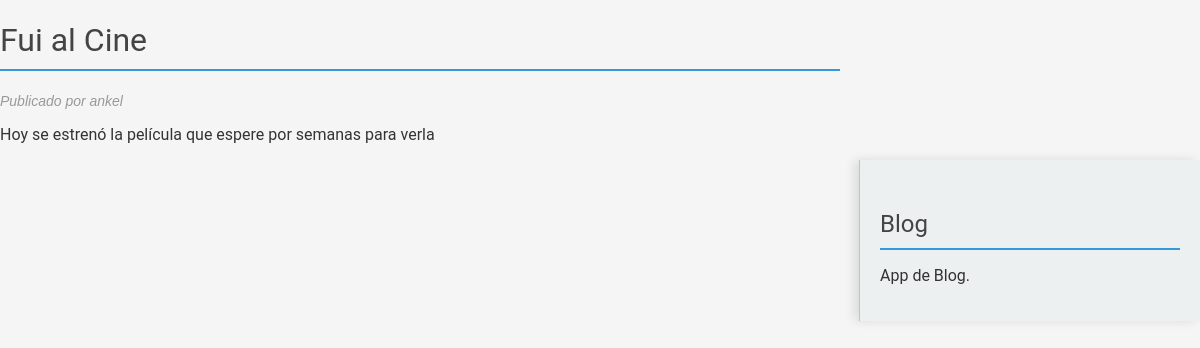
Page /blog/2023/12/1/fui-al-cine/ on the committed database.
### blog/models.py (models this page shows, shortened)
class Post(models.Model):
    STATUS_CHOICES = (
        ('borrador', 'Borrador'),
        ('publicado', 'Publicado'),
    )
    titulo = models.CharField(max_length=250)
    slug = models.SlugField(max_length=250,
                            unique_for_date='fechapub')
    autor = models.ForeignKey(User,
                              on_delete=models.CASCADE,
                              related_name='entradas_blog')
    cuerpo = models.TextField()
    fechapub = models.DateTimeField(default=timezone.now)
    creacion = models.DateTimeField(auto_now_add=True)
    actualizacion = models.DateTimeField(auto_now=True)
    estado = models.CharField(max_length=10,
                              choices=STATUS_CHOICES,
                              default='borrador')
    objetos = models.Manager()
    publicaciones = PostManager()
    borradores = PostManager2()
    class Meta:
        ordering = ('-fechapub',)

### blog/views.py (the view)
def post_detalle(request, anho, mes, dia, publicacion):
    post = get_object_or_404(Post, slug=publicacion,
                                   estado='publicado',
                                   fechapub__year=anho,
                                   fechapub__month=mes,
                                   fechapub__day=dia)
    return render(request, 'blog/post/detalle.html',
                  {'post': post})

### blog/templates/blog/post/detalle.html (shortened to what this page needs)
{% extends "blog/base.html" %}
{% block content %}
    <h1>{{post.titulo}}</h1>
    <p class="date">
        Publicado {{post.publicacion}} por {{post.autor}}
    </p>
    {{ post.cuerpo|linebreaks}}
{% endblock %}

### blog/static/css/blog.css (style rules this page uses)
body { margin: 0; padding: 0; font-family: 'Roboto', sans-serif; background-color: #f5f5f5; color: #333; }
h1, h2 { font-weight: normal; border-bottom: 2px solid #3498db; padding: 0 0 10px 0; color: #444; }
p.date { color: #999; font-family: 'Arial', sans-serif; font-size: 14px; font-style: italic; }

### rows in the picture
Post: titulo "Fui al Cine", autor "ankel", cuerpo "Hoy se estrenó la película que espere por semanas para verla"
